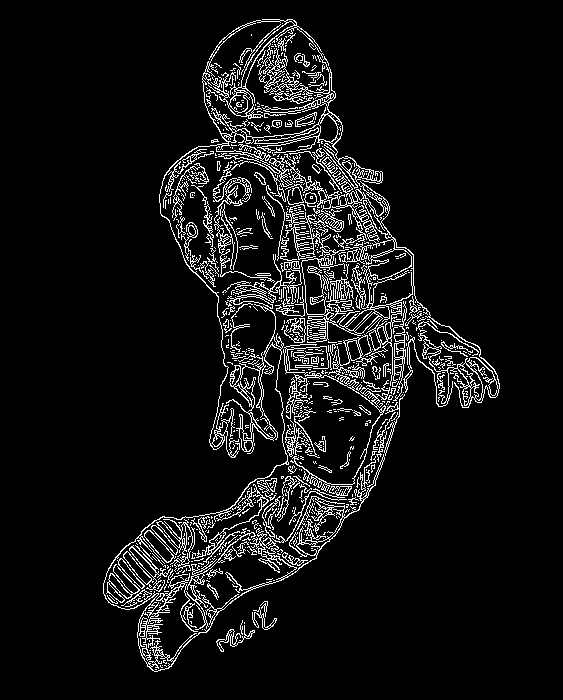
#> input picture images/canny_image/astro_canny.png, 563 x 700 px, given in place of eagle.png, which was not available
$ python EdgeBlur.py   (older library calls are emulated)
#> lines starting #> are read from the running program, lines starting #| are printed output that depends on the picture; after the words box and inside, x2 and y2 are one past the last pixel; in counts of white or black regions, pixels touching at a corner belong together; pictures that were not available may be replaced by others from this repository, and a replacement may not be noted
### AntiCopyBlur/cannyEdge.py
import cv2, os
import numpy as np

path = os.getcwd()

def canny(imgname):
#> called with imgname = 'eagle'
    img = cv2.imread("{p}/images/original_image/{ing}.png".format(p=path, ing=imgname), cv2.IMREAD_GRAYSCALE)
#> img: shape (700, 563); 7.5% white in thin lines or dots, all inside (x1, y1, x2, y2) = (103, 19, 500, 672)

    sigma = 0.33
    v = np.median(img)
#> v = 0
    min_threshold = int(max(0, (1.0 - sigma) * v))
#> min_threshold = 0
    max_threshold = int(min(255, (1.0 + sigma) * v))
#> max_threshold = 0

    '''
    min_threshold = 255/3
    max_threshold = 255
    '''

    edge1 = cv2.Canny(img, min_threshold, max_threshold)
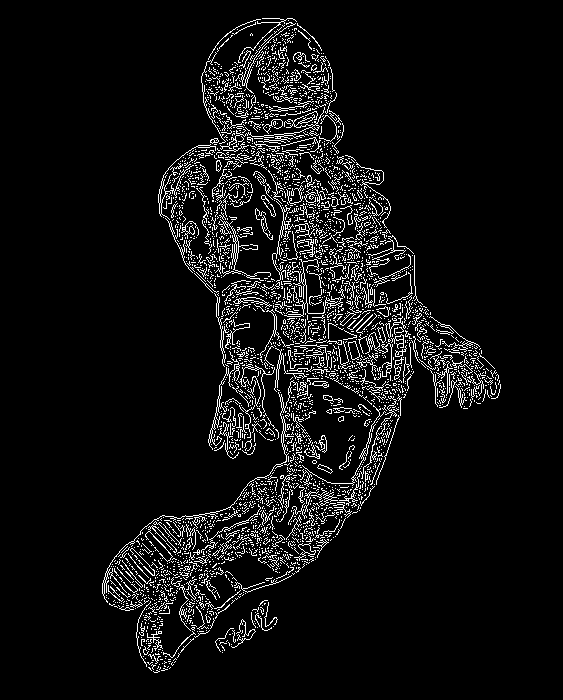
#> edge1: shape (700, 563); 6.6% white in thin lines or dots, all inside (x1, y1, x2, y2) = (102, 18, 501, 673)

    cv2.imwrite("{p}/images/canny_image/{ing}_canny.png".format(p=path, ing=imgname), edge1)

### AntiCopyBlur/EdgeBlur.py
import cv2, os, time
import numpy as np
from skimage.metrics import structural_similarity as ssim, peak_signal_noise_ratio as psnr
from cannyEdge import canny

'''
kernel1d = cv2.getGaussianKernel(5, 3)
kernel2d = np.outer(kernel1d, kernel1d.transpose())
'''

path = os.getcwd()
imgname = "eagle"
bc = time.perf_counter()
canny(imgname)
ac = time.perf_counter()
print("Canny Edge Detection Time: ", ac-bc)

sb = time.perf_counter()

cannyimg = cv2.imread("{p}/images/canny_image/{ing}_canny.png".format(p=path, ing=imgname), cv2.IMREAD_GRAYSCALE)
orig_img = cv2.imread("{p}/images/original_image/{ing}.png".format(p=path, ing=imgname))
#> orig_img is the input picture: shape (700, 563, 3); 7.5% white in thin lines or dots, all inside (x1, y1, x2, y2) = (103, 19, 500, 672)

kernelSize = 5 # 블러 커널 크기
nearbyBlurSize = 3 # 블러 처리할 주변 픽셀 수

term = (kernelSize//2) + (nearbyBlurSize//2)
canny_number = 0

for x in range(term, cannyimg.shape[0]-term):
        for y in range(term, cannyimg.shape[1]-term):
            if cannyimg[x][y] == 255:
                canny_number += 1
                for t in range(x-(nearbyBlurSize//2), x+(nearbyBlurSize//2)):
                    for c in range(y-(nearbyBlurSize//2), y+(nearbyBlurSize//2)):

                        for p in range(3):
                            sum = 0

                            for i in range(kernelSize):
                                for j in range(kernelSize):
                                    sum += orig_img[t+i-term][c+j-term][p] # * (1 - kernel2d[i][j])

                            orig_img[t][c][p] = sum // (kernelSize*kernelSize)
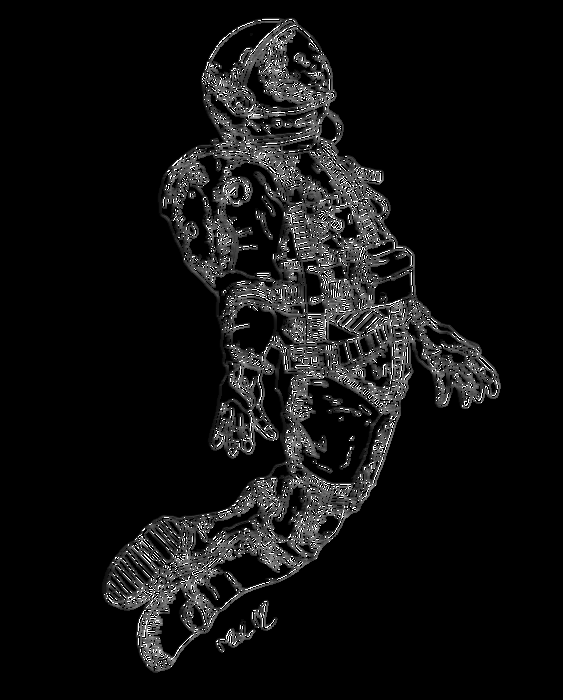
#> orig_img: shape (700, 563, 3); 16.49% of pixels changed, all inside (x1, y1, x2, y2) = (101, 17, 501, 673)
#> after the loop, canny_number = 25815

eb = time.perf_counter()

print("Edge Blur Time: ", eb-sb)
print("Canny Number: ", canny_number)
#| Canny Number:  25815


cv2.imwrite("{p}/images/edgeblur_image/{ing}_edgeblur.png".format(p=path, ing=imgname), orig_img)
'''
print(imgname, psnr(cv2.imread("{p}/images/original_image/{ing}.png".format(p=path, ing=imgname)), cv2.imread("{p}/images/edgeblur_image/{ing}_edgeblur.png".format(p=path, ing=imgname))), ssim(cv2.imread("{p}/images/original_image/{ing}.png".format(p=path, ing=imgname)), cv2.imread("{p}/images/edgeblur_image/{ing}_edgeblur.png".format(p=path, ing=imgname)), multichannel=True))
'''

'''
dx = [1, 0, -1, 0]
dy = [0, 1, 0, -1]

for it in range(3):
                orig_img[x][y][it]*=0.8

            for i in range(4):
                tmp_x = x + dx[i]
                tmp_y = y + dy[i]
                if tmp_x>0 and tmp_x<cannyimg.shape[0] and tmp_y>0 and tmp_y<cannyimg.shape[1]:
                    for it in range(3):
                        orig_img[tmp_x][tmp_y][it]*=0.9
'''

$ run again, on images/canny_image/gorani_canny.png
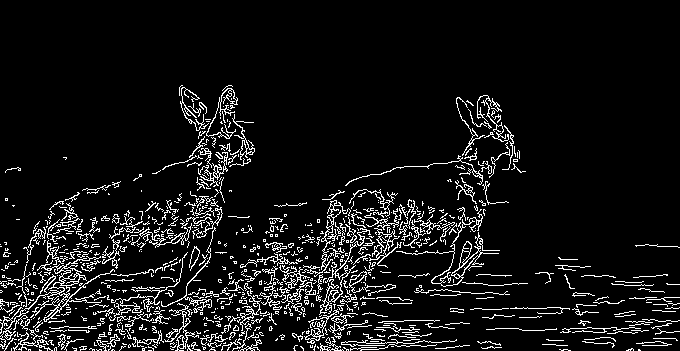
#> input picture images/canny_image/gorani_canny.png, 680 x 351 px, given in place of eagle.png, which was not available
#> img: shape (351, 680); 8.1% white in thin lines or dots, all inside (x1, y1, x2, y2) = (0, 85, 680, 351)
#> v = 0
#> in canny, `edge1 = cv2.Canny(img, min_threshold, max_threshold)`:
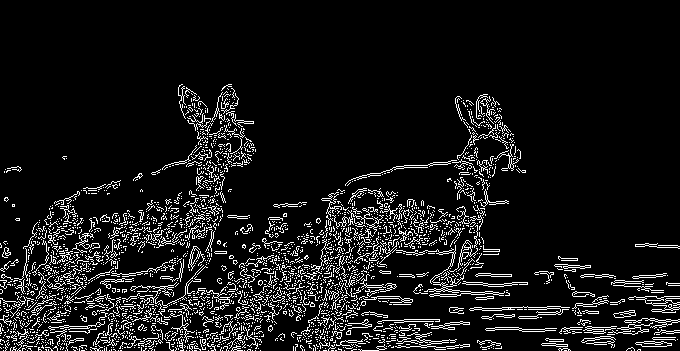
#> edge1: shape (351, 680); 8.9% white in thin lines or dots, all inside (x1, y1, x2, y2) = (0, 84, 680, 351)
#> orig_img is the input picture: shape (351, 680, 3); 8.1% white in thin lines or dots, all inside (x1, y1, x2, y2) = (0, 85, 680, 351)
#> after the loop `for x in range(term, cannyimg.shape[0]-term):`:
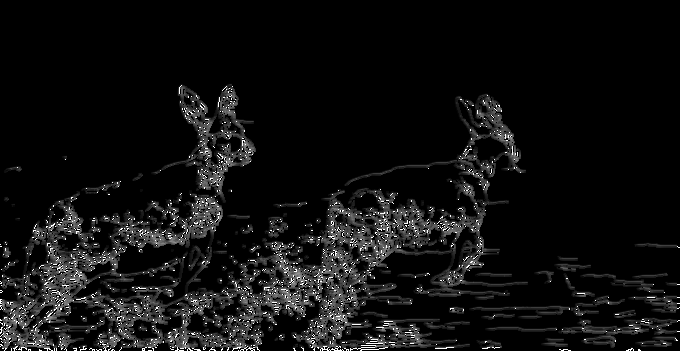
#> orig_img: shape (351, 680, 3); min 0, max 255, mean 16
#> after the loop `for x in range(term, cannyimg.shape[0]-term):`: canny_number = 20723
#| Canny Number:  20723
